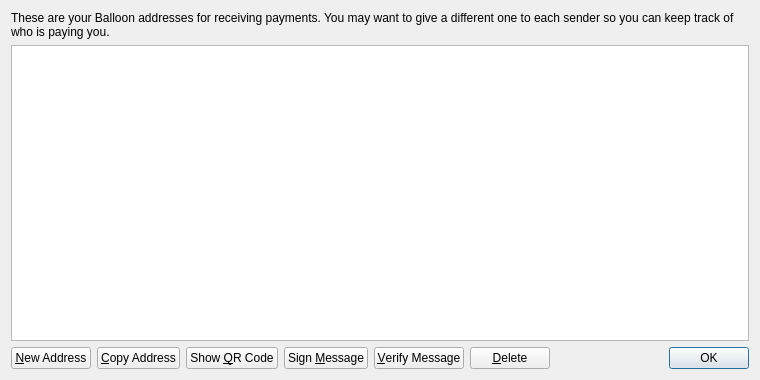
<?xml version="1.0" encoding="UTF-8"?>
<ui version="4.0">
 <class>AddressBookPage</class>
 <widget class="QWidget" name="AddressBookPage">
  <property name="geometry">
   <rect>
    <x>0</x>
    <y>0</y>
    <width>760</width>
    <height>380</height>
   </rect>
  </property>
  <property name="windowTitle">
   <string>Address Book</string>
  </property>
  <layout class="QVBoxLayout" name="verticalLayout">
   <item>
    <widget class="QLabel" name="labelExplanation">
     <property name="text">
      <string>These are your Balloon addresses for receiving payments. You may want to give a different one to each sender so you can keep track of who is paying you.</string>
     </property>
     <property name="textFormat">
      <enum>Qt::PlainText</enum>
     </property>
     <property name="wordWrap">
      <bool>true</bool>
     </property>
    </widget>
   </item>
   <item>
    <widget class="QTableView" name="tableView">
     <property name="contextMenuPolicy">
      <enum>Qt::CustomContextMenu</enum>
     </property>
     <property name="toolTip">
      <string>Double-click to edit address or label</string>
     </property>
     <property name="tabKeyNavigation">
      <bool>false</bool>
     </property>
     <property name="alternatingRowColors">
      <bool>true</bool>
     </property>
     <property name="selectionMode">
      <enum>QAbstractItemView::SingleSelection</enum>
     </property>
     <property name="selectionBehavior">
      <enum>QAbstractItemView::SelectRows</enum>
     </property>
     <property name="sortingEnabled">
      <bool>true</bool>
     </property>
     <attribute name="verticalHeaderVisible">
      <bool>false</bool>
     </attribute>
    </widget>
   </item>
   <item>
    <layout class="QHBoxLayout" name="horizontalLayout">
     <item>
      <widget class="QPushButton" name="newAddressButton">
       <property name="toolTip">
        <string>Create a new address</string>
       </property>
       <property name="text">
        <string>&amp;New Address</string>
       </property>
       <property name="icon">
        <iconset resource="../bitcoin.qrc">
         <normaloff>:/icons/add</normaloff>:/icons/add</iconset>
       </property>
      </widget>
     </item>
     <item>
      <widget class="QPushButton" name="copyToClipboard">
       <property name="toolTip">
        <string>Copy the currently selected address to the system clipboard</string>
       </property>
       <property name="text">
        <string>&amp;Copy Address</string>
       </property>
       <property name="icon">
        <iconset resource="../bitcoin.qrc">
         <normaloff>:/icons/editcopy</normaloff>:/icons/editcopy</iconset>
       </property>
      </widget>
     </item>
     <item>
      <widget class="QPushButton" name="showQRCode">
       <property name="text">
        <string>Show &amp;QR Code</string>
       </property>
       <property name="icon">
        <iconset resource="../bitcoin.qrc">
         <normaloff>:/icons/qrcode</normaloff>:/icons/qrcode</iconset>
       </property>
      </widget>
     </item>
     <item>
      <widget class="QPushButton" name="signMessage">
       <property name="toolTip">
        <string>Sign a message to prove you own a Balloon address</string>
       </property>
       <property name="text">
        <string>Sign &amp;Message</string>
       </property>
       <property name="icon">
        <iconset resource="../bitcoin.qrc">
         <normaloff>:/icons/edit</normaloff>:/icons/edit</iconset>
       </property>
      </widget>
     </item>
     <item>
      <widget class="QPushButton" name="verifyMessage">
       <property name="toolTip">
        <string>Verify a message to ensure it was signed with a specified Balloon address</string>
       </property>
       <property name="text">
        <string>&amp;Verify Message</string>
       </property>
       <property name="icon">
        <iconset resource="../bitcoin.qrc">
         <normaloff>:/icons/transaction_0</normaloff>:/icons/transaction_0</iconset>
       </property>
      </widget>
     </item>
     <item>
      <widget class="QPushButton" name="deleteButton">
       <property name="toolTip">
        <string>Delete the currently selected address from the list</string>
       </property>
       <property name="text">
        <string>&amp;Delete</string>
       </property>
       <property name="icon">
        <iconset resource="../bitcoin.qrc">
         <normaloff>:/icons/remove</normaloff>:/icons/remove</iconset>
       </property>
      </widget>
     </item>
     <item>
      <spacer name="horizontalSpacer">
       <property name="orientation">
        <enum>Qt::Horizontal</enum>
       </property>
       <property name="sizeHint" stdset="0">
        <size>
         <width>40</width>
         <height>20</height>
        </size>
       </property>
      </spacer>
     </item>
     <item>
      <widget class="QDialogButtonBox" name="buttonBox">
       <property name="sizePolicy">
        <sizepolicy hsizetype="Maximum" vsizetype="Fixed">
         <horstretch>0</horstretch>
         <verstretch>0</verstretch>
        </sizepolicy>
       </property>
       <property name="standardButtons">
        <set>QDialogButtonBox::Ok</set>
       </property>
      </widget>
     </item>
    </layout>
   </item>
  </layout>
 </widget>
 <resources>
  <include location="../bitcoin.qrc"/>
 </resources>
 <connections/>
</ui>
